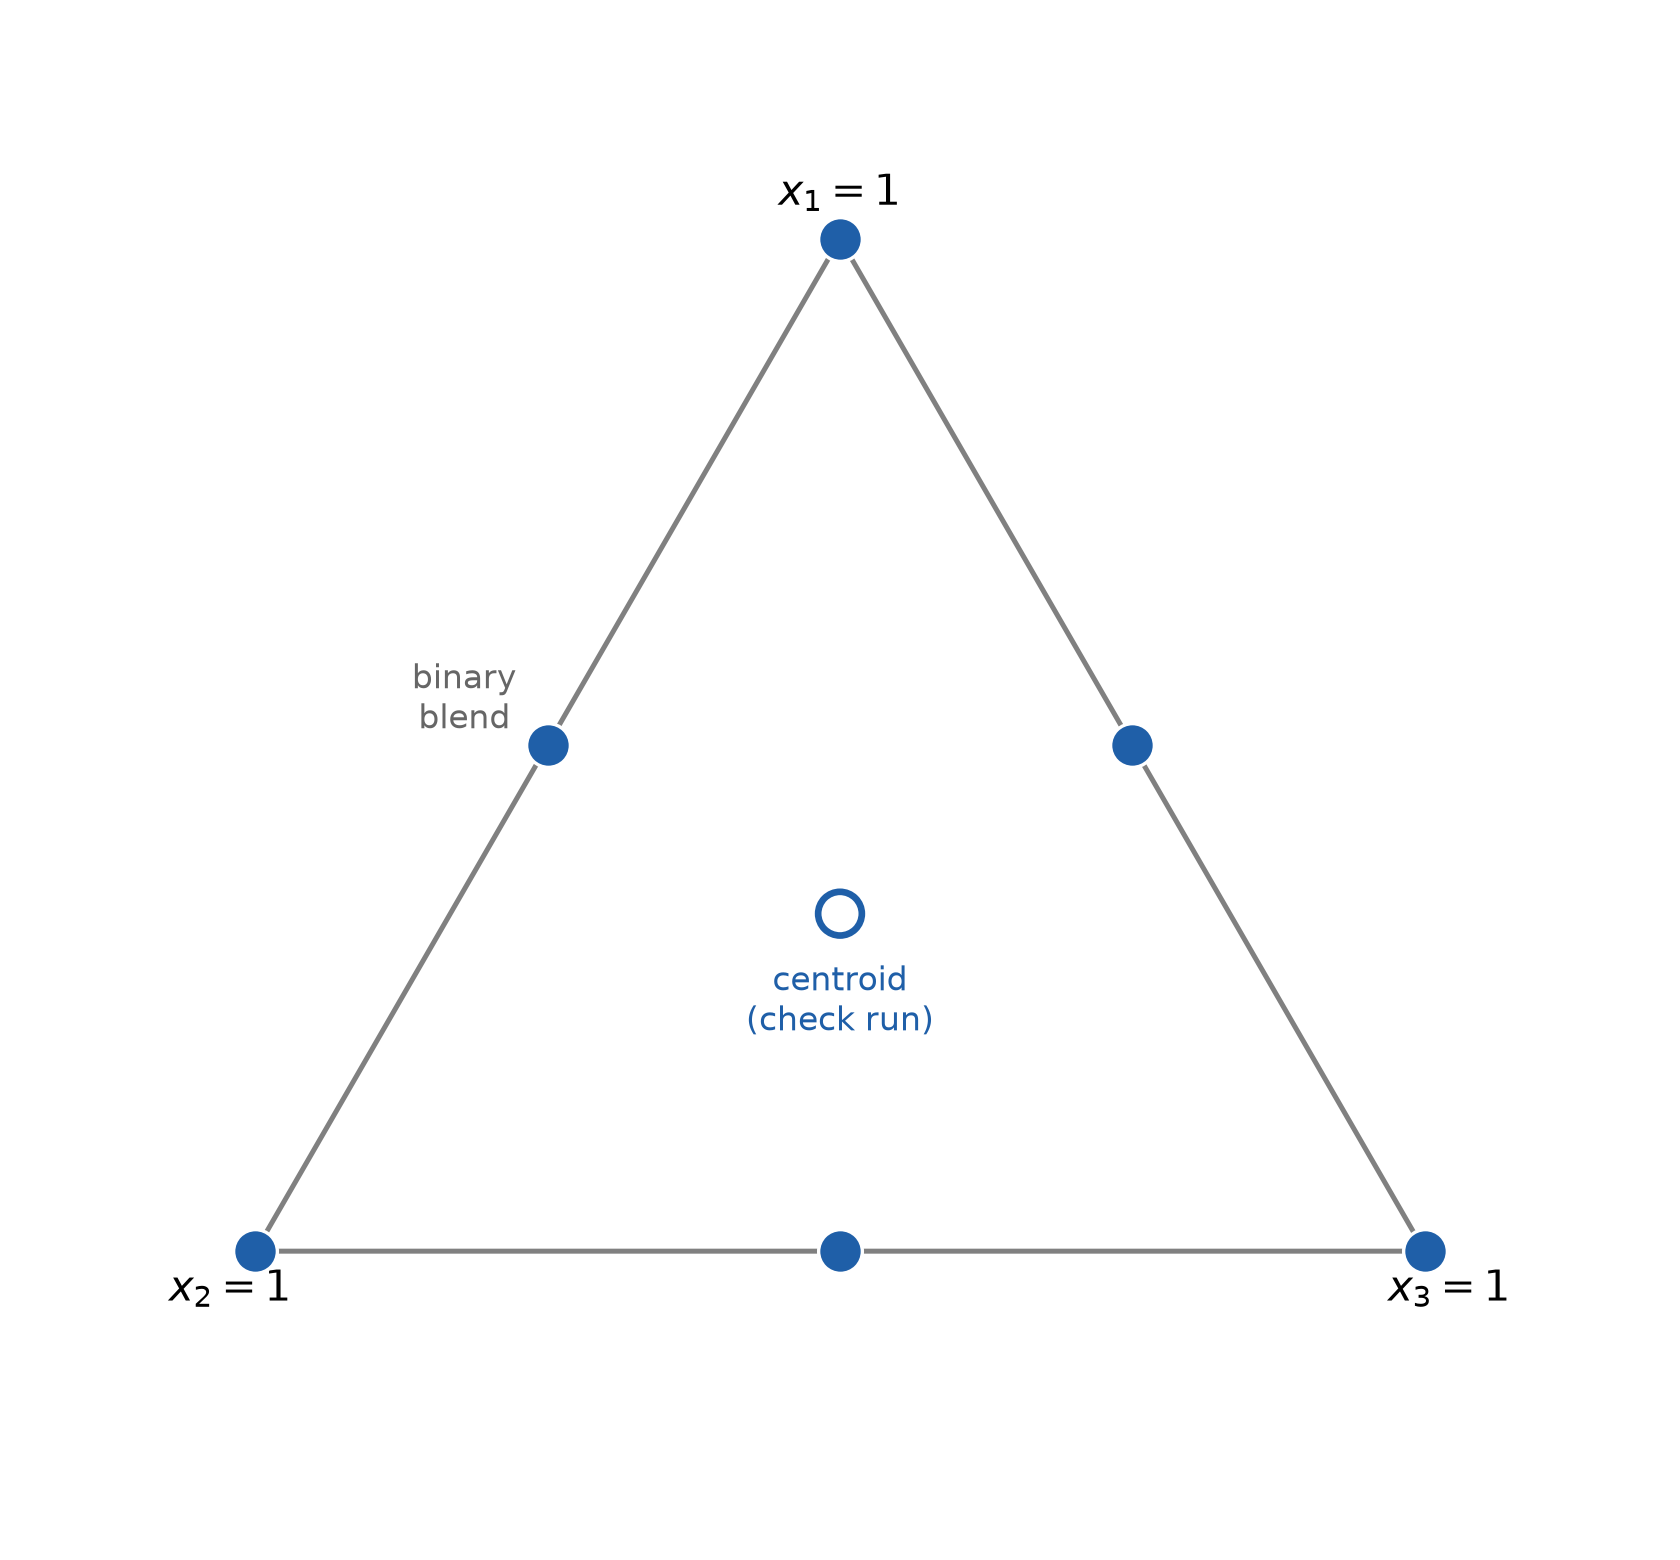

The Python source for this figure:
"""Optimal design for a second-order Scheffe model in three mixture ingredients.

Illustrates the mixture-experiments section of the "Design and Analysis of Experiments"
chapter. The experimental region is the simplex x1 + x2 + x3 = 1. A second-order Scheffe
model has six terms (three linear, three binary blends), and its natural support is the
three pure-component vertices plus the three binary-blend edge midpoints. The overall
centroid is shown as an open marker: a common extra run used to check the fit. Reproducible;
run from this directory to write the PNG alongside it.
"""
import numpy as np
import matplotlib.pyplot as plt

H = np.sqrt(3.0) / 2.0


def bary(a1, a2, a3):
    """Barycentric (proportions summing to 1) to 2-D: x1 top, x2 lower-left, x3 lower-right."""
    return (0.5 * a1 + a3, H * a1)


fig, ax = plt.subplots(figsize=(5.6, 5.2))

# Simplex boundary.
verts = [bary(1, 0, 0), bary(0, 1, 0), bary(0, 0, 1)]
tri = plt.Polygon(verts, closed=True, fill=False, edgecolor="0.5", lw=1.2)
ax.add_patch(tri)

# Support points of the second-order Scheffe model.
vertices = [(1, 0, 0), (0, 1, 0), (0, 0, 1)]
midpoints = [(0.5, 0.5, 0), (0.5, 0, 0.5), (0, 0.5, 0.5)]
for a in vertices + midpoints:
    x, y = bary(*a)
    ax.scatter(x, y, s=110, color="#1f5fa8", zorder=5, edgecolor="white", lw=0.8)

# Overall centroid: an optional check run, drawn as an open marker.
cx, cy = bary(1 / 3, 1 / 3, 1 / 3)
ax.scatter(cx, cy, s=110, facecolor="none", edgecolor="#1f5fa8", lw=1.6, zorder=5)
ax.annotate("centroid\n(check run)", (cx, cy), textcoords="offset points",
            xytext=(0, -28), ha="center", fontsize=8, color="#1f5fa8")

# Vertex labels (pure components) and one edge label.
ax.annotate(r"$x_1 = 1$", bary(1, 0, 0), textcoords="offset points", xytext=(0, 8),
            ha="center", fontsize=10)
ax.annotate(r"$x_2 = 1$", bary(0, 1, 0), textcoords="offset points", xytext=(-6, -12),
            ha="center", fontsize=10)
ax.annotate(r"$x_3 = 1$", bary(0, 0, 1), textcoords="offset points", xytext=(6, -12),
            ha="center", fontsize=10)
mx, my = bary(0.5, 0.5, 0)
ax.annotate("binary\nblend", (mx, my), textcoords="offset points", xytext=(-20, 4),
            ha="center", fontsize=8, color="0.4")

ax.set_xlim(-0.18, 1.18)
ax.set_ylim(-0.22, H + 0.16)
ax.set_aspect("equal")
ax.axis("off")
fig.tight_layout()
fig.savefig("mixture-scheffe-design.png", dpi=300, facecolor="w", edgecolor="w",
            transparent=True)
print("saved mixture-scheffe-design.png")
